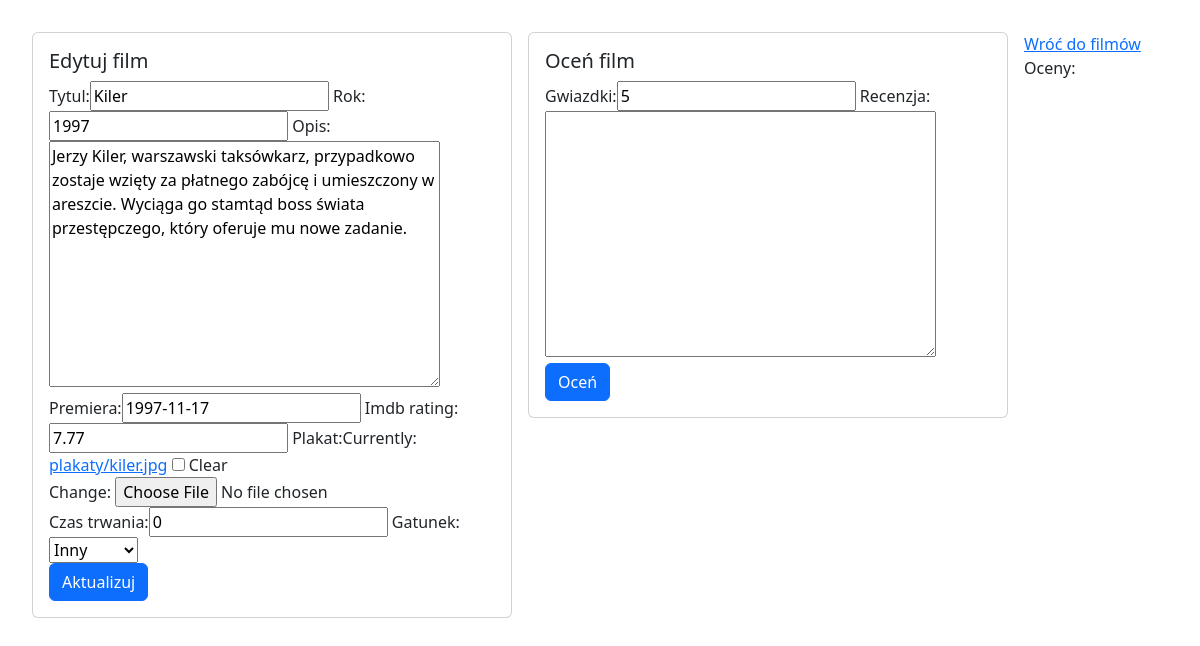
The page /filmy/edytuj/2 (signed in) on the database its author committed.
### filmyweb/models.py (models this page shows, shortened)
class Film(models.Model):
    tytul = models.CharField(max_length=64, blank=False, unique=True)
    rok = models.PositiveSmallIntegerField(default=2000)
    opis = models.TextField(default="")
    premiera = models.DateField(null=True, blank=True)
    imdb_rating = models.DecimalField(
        max_digits=4, decimal_places=2, null=True, blank=True)
    plakat = models.ImageField(upload_to="plakaty", null=True, blank=True)
    dodatkowe = models.OneToOneField(
        DodatkoweInfo, on_delete=models.CASCADE, null=True, blank=True)

class DodatkoweInfo(models.Model):  # one to one
    GATUNEK = {
        (0, "Inny"),
        (1, "Horror"),
        (2, "Komedia"),
        (3, "Sci-fi"),
        (4, "Dramat"),
    }
    czas_trwania = models.PositiveSmallIntegerField(default=0)
    gatunek = models.PositiveSmallIntegerField(default=0, choices=GATUNEK)

### filmyweb/views.py (the view)
# urls.py: path("edytuj/<int:id>", edytuj_film, name="edytuj_film_ahref"),
@login_required
def edytuj_film(request, id):
    film = get_object_or_404(Film, pk=id)
    oceny = Ocena.objects.filter(film=film)
    try:
        dodatkowe = DodatkoweInfo.objects.get(film=id)
    except:
        dodatkowe = None
    form_film = FilmForm(request.POST or None,
                         request.FILES or None, instance=film)
    form_dodatkowe = DodatkoweInfoForm(
        request.POST or None, instance=dodatkowe)
    form_ocena = OcenaForm(
        request.POST or None)
    if request.method == "POST":
        if "gwiazdki" in request.POST:
            ocena = form_ocena.save(commit=False)
            ocena.film = film
            ocena.save()
    if all((form_film.is_valid(), form_dodatkowe.is_valid())):
        film = form_film.save(commit=False)
        dodatkowe = form_dodatkowe.save()
        film.dodatkowe = dodatkowe
        film.save()
        return redirect(wszystkie_filmy)
    return render(request, "film_form.html", {"form": form_film,
                                              "form_dodatkowe": form_dodatkowe,
                                              "oceny": oceny, "form_ocena":
                                              form_ocena, "nowy": False})

### filmyweb/forms.py
class FilmForm(ModelForm):
    class Meta:
        model = Film
        fields = ["tytul", "rok", "opis", "premiera", "imdb_rating", "plakat"]

class DodatkoweInfoForm(ModelForm):
    class Meta:
        model = DodatkoweInfo
        fields = ["czas_trwania", "gatunek"]

### templates/film_form.html (shortened to what this page needs)
{% extends 'glowny.html' %}
{% load bootstrap %}
{% block strona %}
<div class="card" style="width: 30rem; float: left; margin-right: 1rem;">
    <div class="card-body">
        {% if nowy %}
        <h5 class="card-title">Dodaj film</h5>
        {% else %}
        <h5 class="card-title">Edytuj film</h5>
        {% endif %}
        <form method="post" enctype="multipart/form-data">
            {{ form|bootstrap }}
            {{ form_dodatkowe|bootstrap }}
            <br>
            {% if nowy %}
            <button type="submit" class="btn btn-primary">Zapis</button>
            {% else %}
            <button type="submit" class="btn btn-primary">Aktualizuj</button>
            {% endif %}
        </form>
    </div>
</div>
<div class="card" style="width: 30rem; float: left; margin-right: 1rem;">
    <div class="card-body">
        <h5 class="card-title">Oceń film</h5>
        <form method="post" enctype="multipart/form-data">
            {{ form_ocena|bootstrap }}
            <br>
            <button type="submit" class="btn btn-primary">Oceń</button>
        </form>
    </div>
</div>
<a href="{% url 'wszystkie_ahref' %}">Wróć do filmów</a>
<br>
Oceny:
{% endblock %}

### moje_static/moj.css (style rules this page uses)
body { padding: 2rem; }

### rows shown on the page
Film: tytul "Kiler", rok "1997", opis "Jerzy Kiler, warszawski taksówkarz, przypadkowo zostaje wzięty za płatnego zabójcę i umieszczony w areszcie. Wyciąga go stamtąd boss świata przestępczego, który oferuje mu nowe zadanie.", premiera "1997-11-17", imdb_rating "7.77"
DodatkoweInfo: czas_trwania "0", gatunek "Inny"
